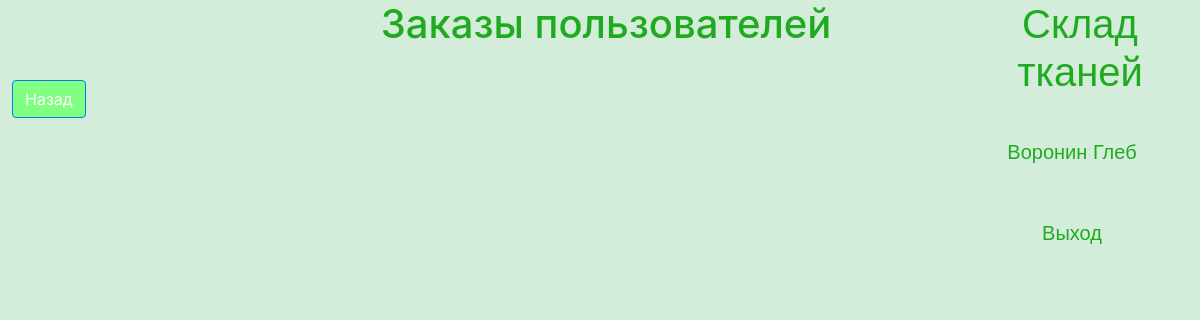
The page /user_orders (signed in) on the database as committed earlier.
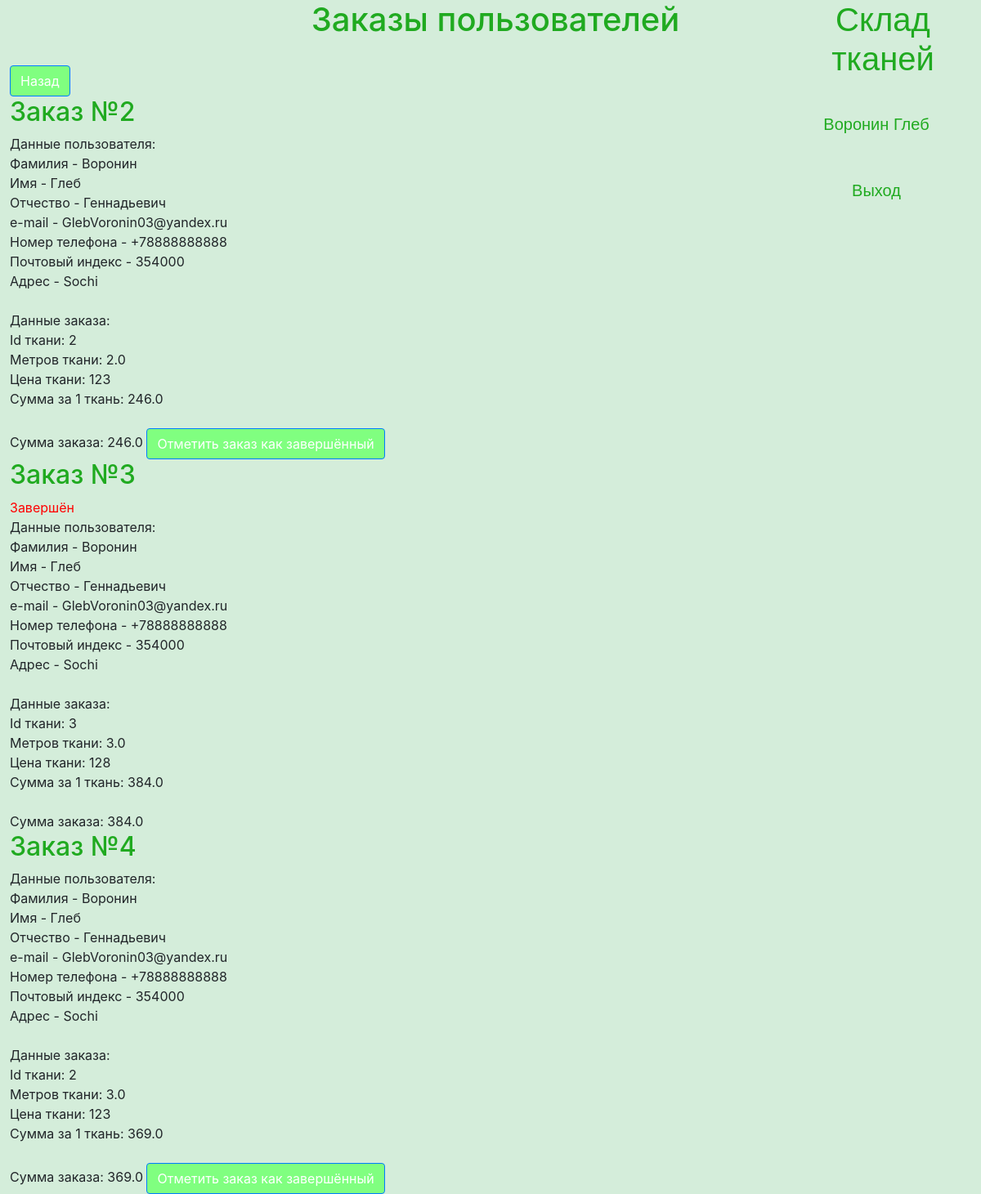
The same page on the database as committed later.
### data/models/users.py (models this page shows, shortened)
class User(SqlAlchemyBase, UserMixin, SerializerMixin):
    __tablename__ = 'users'
    id = sqlalchemy.Column(sqlalchemy.Integer, primary_key=True, autoincrement=True)
    surname = sqlalchemy.Column(sqlalchemy.String, nullable=False)
    name = sqlalchemy.Column(sqlalchemy.String, nullable=False)
    middle_name = sqlalchemy.Column(sqlalchemy.String, nullable=True)
    email = sqlalchemy.Column(sqlalchemy.String, unique=True, nullable=False)
    phone_number = sqlalchemy.Column(sqlalchemy.String, unique=True, nullable=True)
    address = sqlalchemy.Column(sqlalchemy.String)
    postal_code = sqlalchemy.Column(sqlalchemy.String)
    hashed_password = sqlalchemy.Column(sqlalchemy.String, nullable=False)
    register_date = sqlalchemy.Column(sqlalchemy.Date)  # datetime.date()
    order_id = sqlalchemy.Column(sqlalchemy.ForeignKey('order.id'))
    order = orm.relation('Order')
    favourite_id = sqlalchemy.Column(sqlalchemy.ForeignKey('favourites.id'))
    favourites = orm.relation('FavouriteItems')
    account_type = sqlalchemy.Column(sqlalchemy.String(100), default='Участник')

### data/models/orders.py (models this page shows)
class Order(SqlAlchemyBase, SerializerMixin):
    __tablename__ = 'order'
    id = sqlalchemy.Column(sqlalchemy.Integer, primary_key=True, autoincrement=True)
    user = orm.relation('User', back_populates='order')
    items_id = sqlalchemy.Column(sqlalchemy.String)
    is_finished = sqlalchemy.Column(sqlalchemy.Boolean, nullable=False)
    status = sqlalchemy.Column(sqlalchemy.String, nullable=False)

### main.py (the view)
@login_required
@administrator_required
@app.route('/user_orders')
def view_user_orders():
    session = db_session.create_session()
    orders = session.query(Order).filter(Order.status.startswith('ожидает отправки,')).all()
    user_data = {order.id: session.query(User).filter(User.id == order.status.split('==')[1]).first()
                 for order in orders}
    return render_template('view_user_orders.html', orders=orders, user_data=user_data)

### data/db_session.py (called while the page is built)
def create_session() -> Session:
    global __factory
    return __factory()

### main.py (called while the page is built)
@login_manager.user_loader
def load_user(user_id):
    session = db_session.create_session()
    return session.query(User).get(user_id)

### templates/view_user_orders.html
{% extends "base.html" %}
{% block main %}
<h1 align="center">Заказы пользователей</h1><br>
<a class="btn btn-primary" href='/'>Назад</a><br>
{% for order in orders %}
<div id="Order">
<h2>Заказ №{{ order.id }}</h2>
    {% if order.is_finished %}
    <font style="color: #ff0000;">Завершён</font><br>
    {% endif %}
    Данные пользователя:<br>
    Фамилия - {{ user_data[order.id].surname }}<br>
    Имя - {{ user_data[order.id].name }}<br>
    Отчество - {{ user_data[order.id].middle_name }}<br>
    e-mail - {{ user_data[order.id].email }}<br>
    Номер телефона - {{ user_data[order.id].phone_number }}<br>
    Почтовый индекс - {{ user_data[order.id].postal_code }}<br>
    Адрес - {{ user_data[order.id].address }}<br>
    <br>
    Данные заказа:<br>
    {% for item in order.items_id.split(";") %}
    {% if not loop.last %}
    Id ткани: {{ item.split("/")[0] }}<br>
    Метров ткани: {{ item.split("/")[1] }}<br>
    Цена ткани: {{ item.split("/")[2] }}<br>
    Сумма за 1 ткань: {{ item.split("/")[3] }}<br>
    <br>
    {% else %}
    Сумма заказа: {{ item }}
    {% endif %}
    {% endfor %}
    {% if not order.is_finished %}
    <a class="btn btn-primary" href="/order_finish/{{ order.id }}">Отметить заказ как завершённый</a>
    {% endif %}
</div>
{% endfor %}
{% endblock %}

### templates/base.html
{% extends "base_without_auth_block.html" %}
{% block authorization %}
<div class="container text-center" id="auth_block">
    <h1>Склад тканей</h1>
    <div align="center">
        {% if current_user.is_authenticated %}
        <a class="navbar-brand" href="/order">
            <p class="auth_text">{{ current_user.surname }} {{ current_user.name }}</p>
        </a>
        <a class="navbar-brand" href="/logout">
            <p class="auth_text">Выход</p>
        </a>
        {% else %}
        <p>
            <a class="btn btn-primary " id="register" href="/register">Зарегистрироваться</a>
            <a class="btn btn-success" id="login" href="/login">Войти</a>
        </p>
        {% endif %}
    </div>
</div>
{% endblock %}

Rows that differ between the two databases and show on the page:
added Order: id "2", {{ user_data[order.id].surname }} "Воронин", {{ user_data[order.id].name }} "Глеб", {{ user_data[order.id].middle_name }} "Геннадьевич", {{ user_data[order.id].email }} "GlebVoronin03@yandex.ru", {{ user_data[order.id].phone_number }} "+78888888888", {{ user_data[order.id].postal_code }} "354000", {{ user_data[order.id].address }} "Sochi", item "2", item "2.0", item "123", item "246.0", item "246.0"
added Order: id "3", is_finished "Завершён", {{ user_data[order.id].surname }} "Воронин", {{ user_data[order.id].name }} "Глеб", {{ user_data[order.id].middle_name }} "Геннадьевич", id.email "GlebVoronin03@yandex.ru", {{ user_data[order.id].phone_number }} "+78888888888", {{ user_data[order.id].postal_code }} "354000", {{ user_data[order.id].address }} "Sochi", item "3", item "3.0", item "128", item "384.0", item "384.0"
added Order: id "4", {{ user_data[order.id].surname }} "Воронин", {{ user_data[order.id].name }} "Глеб", {{ user_data[order.id].middle_name }} "Геннадьевич", {{ user_data[order.id].email }} "GlebVoronin03@yandex.ru", {{ user_data[order.id].phone_number }} "+78888888888", {{ user_data[order.id].postal_code }} "354000", {{ user_data[order.id].address }} "Sochi", item "2", item "3.0", item "123", item "369.0", item "369.0"
